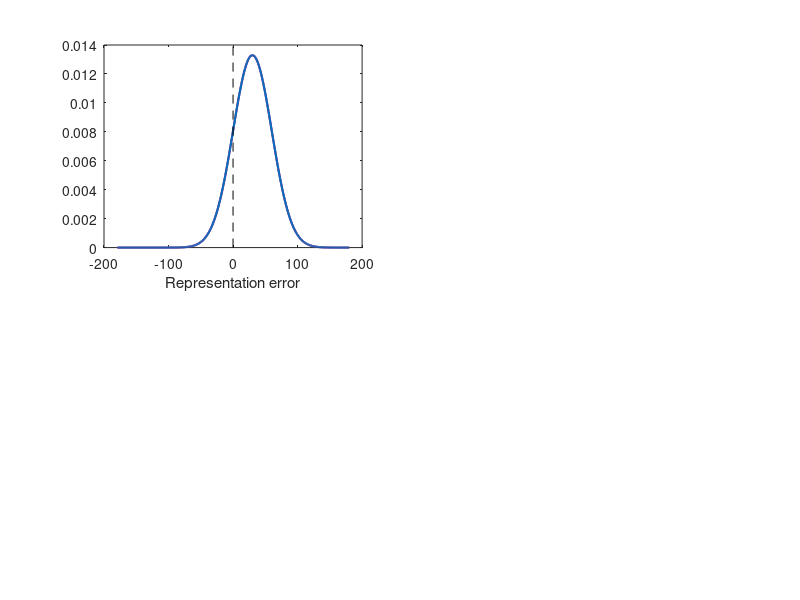

The MATLAB script that drew this image: (Note: this script raises an error after producing the figure.)
%% Make hypothetical probability distributions
% Sarah Master, first-year talk & paper content

condcolors = [190 0 110; 0 110 190]./255;

xs = -179:180;

hard_error = 30;
hard_precision = 30;

easy_error = 30;
easy_precision = 30;

figure; subplot(2,2,1)
hard_dist = normpdf(xs,hard_error,hard_precision);
easy_dist = normpdf(xs,easy_error,easy_precision); 
plot(xs,hard_dist,'LineWidth',1.5,'Color',condcolors(1,:),'DisplayName','More effort')
hold on
plot(xs,easy_dist,'LineWidth',1.5,'Color',condcolors(2,:),'DisplayName','Less effort')
plot([0 0],ylim,'k--')
xlabel('Representation error')
clean_fig();


hard_error = 30;
hard_precision = 30;

easy_error = 45;
easy_precision = 30;

subplot(2,2,2)
hard_dist = normpdf(xs,hard_error,hard_precision);
easy_dist = normpdf(xs,easy_error,easy_precision); 
plot(xs,hard_dist,'LineWidth',1.5,'Color',condcolors(1,:),'DisplayName','More effort')
hold on
plot(xs,easy_dist,'LineWidth',1.5,'Color',condcolors(2,:),'DisplayName','Less effort')
plot([0 0],ylim,'k--')
xlabel('Representation error')
clean_fig();


hard_error = 30;
hard_precision = 30;

easy_error = 30;
easy_precision = 45;

subplot(2,2,3)
hard_dist = normpdf(xs,hard_error,hard_precision);
easy_dist = normpdf(xs,easy_error,easy_precision); 
plot(xs,hard_dist,'LineWidth',1.5,'Color',condcolors(1,:),'DisplayName','More effort')
hold on
plot(xs,easy_dist,'LineWidth',1.5,'Color',condcolors(2,:),'DisplayName','Less effort')
plot([0 0],ylim,'k--')
xlabel('Representation error')
clean_fig(); 


hard_error = 30;
hard_precision = 30;

easy_error = 45;
easy_precision = 45;

subplot(2,2,4)
hard_dist = normpdf(xs,hard_error,hard_precision);
easy_dist = normpdf(xs,easy_error,easy_precision); 
plot(xs,hard_dist,'LineWidth',1.5,'Color',condcolors(1,:),'DisplayName','More effort')
hold on
plot(xs,easy_dist,'LineWidth',1.5,'Color',condcolors(2,:),'DisplayName','Less effort')
plot([0 0],ylim,'k--')
xlabel('Representation error')
clean_fig(); 

%% Make one Gaussian and change it around

location = 180;

hard_error = 0+location;
hard_precision = 30;

easy_error = 15+location;
easy_precision = 45;

figure();
subplot(3,1,1)
hard_dist = normpdf(xs,hard_error,hard_precision);
plot(xs,hard_dist,'LineWidth',1.5,'Color',condcolors(1,:),'DisplayName','More effort')
hold on
plot([hard_error hard_error], [0,max(hard_dist)], '--k','DisplayName','\mu')
xcoord = hard_precision;
plot([hard_error xcoord],[hard_dist(xs==xcoord) hard_dist(xs==xcoord)],'--k','DisplayName','\sigma')
xlabel('Representation error'); ylabel('Posterior probability')
yticks([]); %xticks([-180 0 180])
clean_fig(); 

subplot(3,1,2)
hard_dist = normpdf(xs,easy_error,hard_precision);
plot(xs,hard_dist,'LineWidth',1.5,'Color',condcolors(1,:),'DisplayName','More effort')
hold on
plot([easy_error easy_error], [0,max(hard_dist)], '--k','DisplayName','\mu')
xcoord = easy_error+hard_precision;
plot([easy_error xcoord],[hard_dist(xs==xcoord) hard_dist(xs==xcoord)],'--k','DisplayName','\sigma')
xlabel('Representation error'); ylabel('Posterior probability')
yticks([]); %xticks([-180 0 180])
clean_fig(); 

subplot(3,1,3)
hard_dist = normpdf(xs,easy_error,easy_precision);
plot(xs,hard_dist,'LineWidth',1.5,'Color',condcolors(1,:),'DisplayName','More effort')
hold on
plot([easy_error easy_error], [0,max(hard_dist)], '--k','DisplayName','\mu')
xcoord = easy_error+easy_precision;
plot([easy_error xcoord],[hard_dist(xs==xcoord) hard_dist(xs==xcoord)],'--k','DisplayName','\sigma')
xlabel('Representation error'); ylabel('Posterior probability')
yticks([]); %xticks([-180 0 180])
clean_fig(); 

%% Make theory figure

plot_bumps([0.5],[0.5],[0.25],[0.5])
fig = gcf; fig.Color = 'w';
zlabel('Activity of neural population')
xlabel('Cortical surface')

plot_bumps([0.5],[0.5],[0.25],[1])
fig = gcf; fig.Color = 'w';
